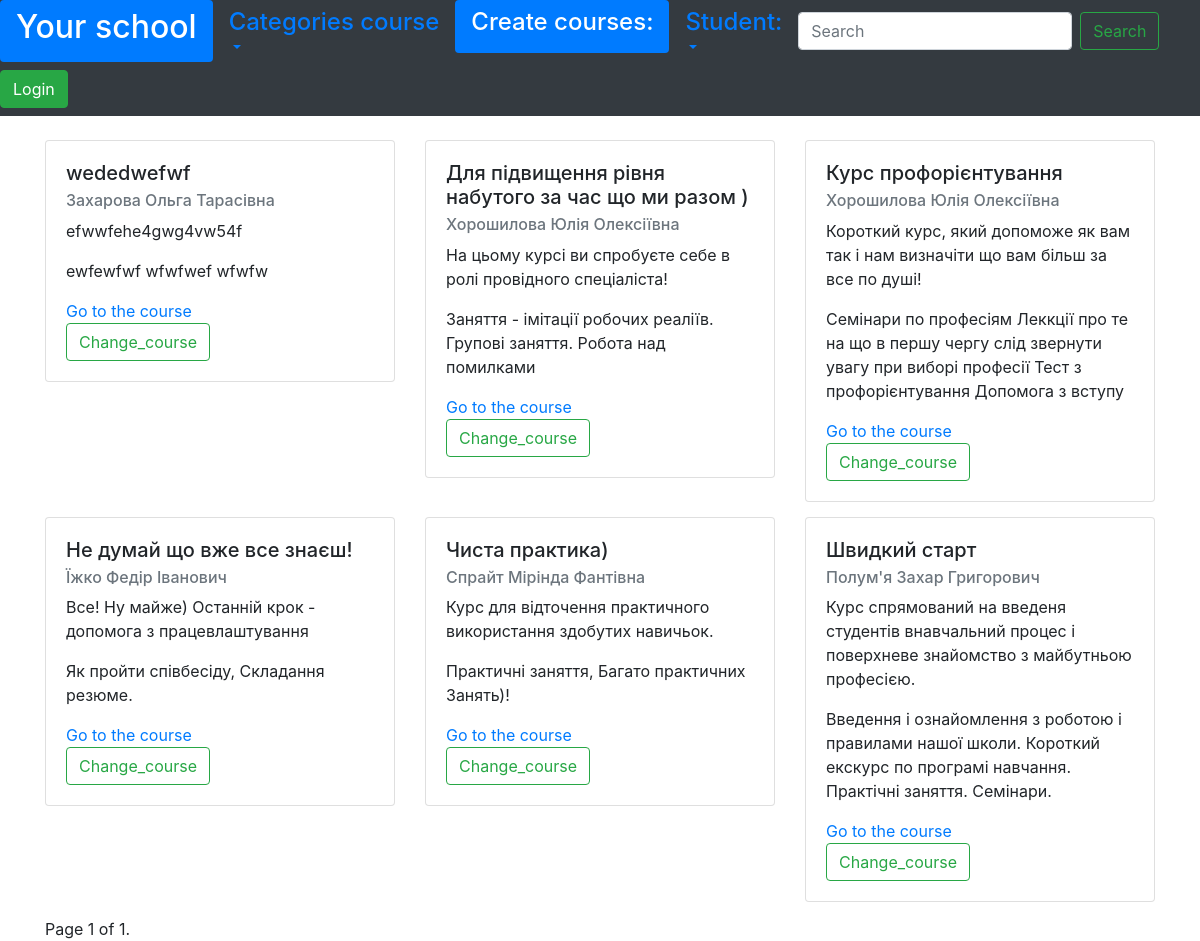
The app's page /, older data.
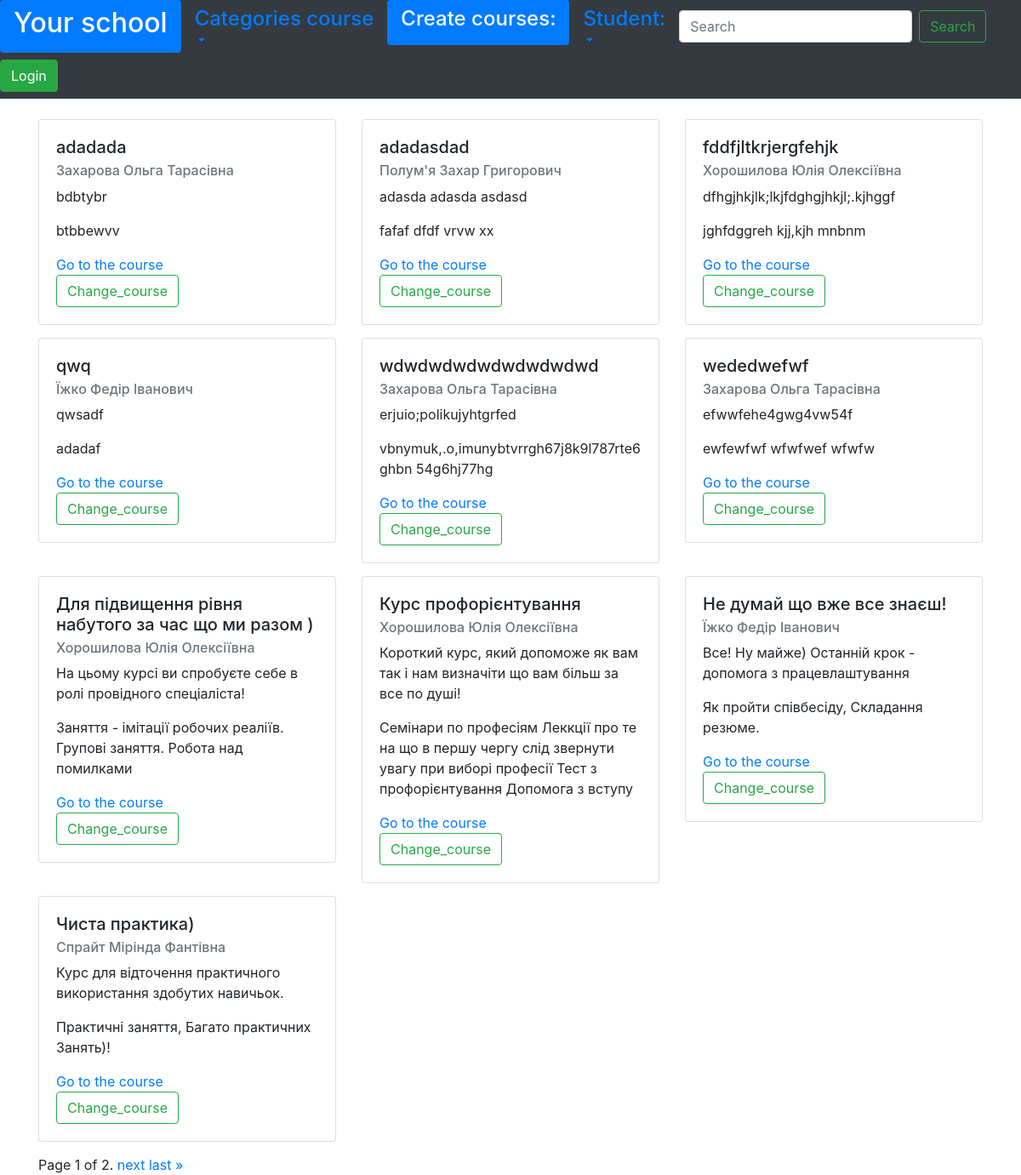
The same page, newer data.
### core/models.py (models this page shows)
class Name(models.Model):
    name = models.CharField(max_length=255, unique=True)
    class Meta:
        abstract = True
    def __str__(self):
        return self.name

class Courses(Name):
    category = models.ForeignKey("core.Category", on_delete=models.SET_NULL, null=True)
    description = models.TextField()
    name_teacher = models.ForeignKey("core.Teacher", on_delete=models.SET_NULL, null=True)
    short_list_of_course_theses = models.TextField()

class Teacher(Name):
    age = models.PositiveIntegerField(default=0)
    email = models.EmailField(max_length=200)
    group = models.ForeignKey("core.Group", on_delete=models.SET_NULL, null=True)

### core/views.py (the view)
# urls.py: path("", views.IndexView.as_view(template_name='index.html'), name='home'),
@method_decorator(cache_page(60 * 3, key_prefix='index'), 'get')
class IndexView(ListView):
    template_name = "index.html"
    model = Courses
    paginate_by = 10
    def get_queryset(self):
        queryset = super(IndexView, self).get_queryset()
        return queryset.order_by("name").select_related(
            "name_teacher")

### core/context.py (called while the page is built)
def get__all_categories(request):
    return {
        'categories': Category.objects.all()
    }

### core/templates/index.html (shortened to what this page needs)
{% extends 'base.html' %}
{% block content %}
    <div class="row">
        {% for course in object_list %}
        <div class="col-md-4">
            <div class="card" style="margin-bottom: 15px;" >
                <div class="card-body">
                    <h5 class="card-title">{{ course.name }}</h5>
                    <h6 class="card-subtitle mb-2 text-muted">{{ course.name_teacher }}</h6>
                    <p class="card-text">{{ course.description }}</p>
                    <p class="card-text">{{ course.short_list_of_course_theses}}</p>
                    <a href="#" class="card-link"> Go to the course</a>
                    <br>
                    <a href="{% url 'data_correction:change_courses' course_id=course.id %}" class="btn btn-outline-success my-2 my-sm-0" type="submit">Change_course</a>
                </div>
            </div>
        </div>
        {% endfor%}
        </div>
        <div>
            <div class="pagination">
                <span class="step-links">
                        <span class="current">
                        Page {{ page_obj.number }} of {{ page_obj.paginator.num_pages }}.
                        </span>
                        {% if page_obj.has_next %}
                        <a href="?page={{ page_obj.next_page_number }}">next</a>
                        <a href="?page={{ page_obj.paginator.num_pages }}">last &raquo;</a>
                        {% endif %}
                </span>
            </div>
        </div>
{% endblock content %}

### core/templates/base.html (shortened to what this page needs)
<html>
<head>
    <link rel="stylesheet" href="https://cdn.jsdelivr.net/npm/bootstrap@4.6.2/dist/css/bootstrap.min.css">
    </head>
    <body>
            <ul class="nav nav-pills bg-dark">
                <li class="nav-item">
                    <a class="nav-link active" aria-current="page" href="{% url 'home'%}"><h2>Your school</h2></a>
                </li>
                <li class="nav-item dropdown">
                    <a class="nav-link dropdown-toggle" data-toggle="dropdown" href="#" role="button" aria-expanded="false"><h4>Categories course</h4></a>
                </li>
                   <li class="nav-item ">
                        <a class="nav-link active"  href="{% url 'data_correction:courses_create' %}" role="button" aria-expanded="false"><h4>Create courses:</h4></a>
                    </li>
                     <li class="nav-item dropdown">
                        <a class="nav-link dropdown-toggle" data-toggle="dropdown" href="#" role="button" aria-expanded="false"><h4>Student:</h4></a>
                    </li>
                     <form action="{% url 'search' %}" method="get" class="form-inline my-2 my-lg-0">
                          <input class="form-control mr-sm-2" type="search" placeholder="Search" name="q" aria-label="Search">
                          <button class="btn btn-outline-success my-2 my-sm-0" type="submit">Search</button>
                     </form>
                        {% if user.is_authenticated %}
                     <a href="{% url 'logout' %}" type="submit" class="btn btn-danger my-4 my-sm-2">Logout</a>
                     <a href="{% url 'profile' %}" type="submit" class="btn btn-primary my-4 my-sm-2">Profile</a>
                        {% else %}
                     <a href="{% url 'login' %}" type="submit" class="btn btn-success my-4 my-sm-2">Login</a>
                        {% endif %}
            </ul>
            <div class="container">
                <br>
                {% block content %}
                {% endblock content %}
            </div>
        </body>
</html>

Row changes from the older to the newer data that the page shows:
no longer on this page (row unchanged): Courses: name "Швидкий старт", name_teacher "Полум'я Захар Григорович", description "Курс спрямований на введеня студентів внавчальний процес і поверхневе знайомство з майбутньою професією.", short_list_of_course_theses "Введення і ознайомлення з роботою і правилами нашої школи. Короткий екскурс по програмі навчання. Практічні заняття. Семінари."
added Courses: name "adadada", name_teacher "Захарова Ольга Тарасівна", description "bdbtybr", short_list_of_course_theses "btbbewvv"
added Courses: name "adadasdad", name_teacher "Полум'я Захар Григорович", description "adasda adasda asdasd", short_list_of_course_theses "fafaf dfdf vrvw xx"
added Courses: name "fddfjltkrjergfehjk", name_teacher "Хорошилова Юлія Олексіївна", description "dfhgjhkjlk;lkjfdghgjhkjl;.kjhggf", short_list_of_course_theses "jghfdggreh kjj,kjh mnbnm"
added Courses: name "qwq", name_teacher "Їжко Федір Іванович", description "qwsadf", short_list_of_course_theses "adadaf"
added Courses: name "wdwdwdwdwdwdwdwdwd", name_teacher "Захарова Ольга Тарасівна", description "erjuio;polikujyhtgrfed", short_list_of_course_theses "vbnymuk,.o,imunybtvrrgh67j8k9l787rte6ghbn 54g6hj77hg"
Text that changed along with them:
{{ page_obj.paginator.num_pages }}: "1" → "2"
text now shown: "next last »"
